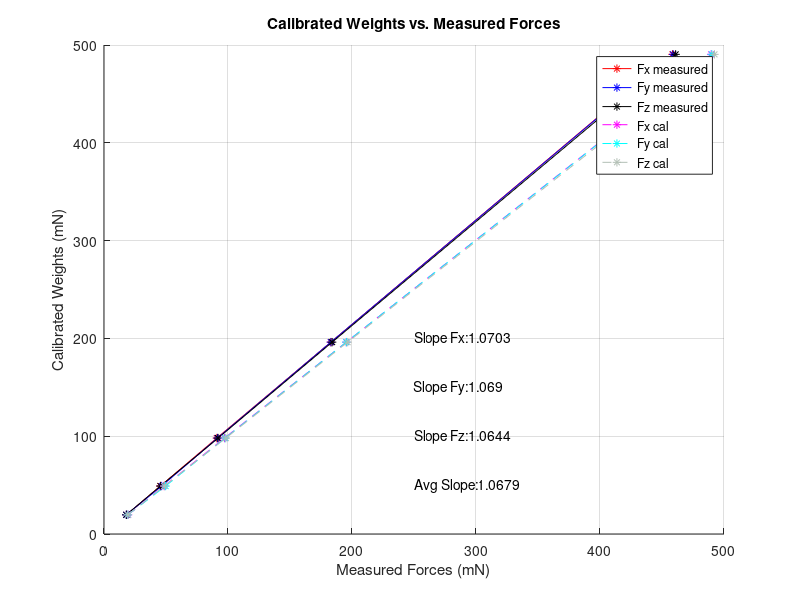

Source code (MATLAB):
% Determine Calibration Curve
% 9/3/19
clear all; close all; clc;

masses = [2,5,10,20,50]*10^-3; %[kg]
weights = 9.809*masses; % [N]
weights = weights*10^3; % [mN]
Fx = [18.2,45.5,91,183,458.5]; %[mN]
Fy = [18.0,46.5,91.5,183,459]; %[mN]
Fz = [18.0,45.5,92.0,184,461]; %[mN]

figure(1); grid on; hold on;
xlabel('Measured Forces (mN)');
ylabel('Calibrated Weights (mN)');
title('Calibrated Weights vs. Measured Forces');
plot(Fx,weights,'r*-','LineWidth',0.1);
plot(Fy,weights,'b*-','LineWidth',0.1);
plot(Fz,weights,'k*-','LineWidth',0.1);

Ax = Fx'\weights';
Ay = Fy'\weights';
Az = Fz'\weights';

% Mean slope
avgSlope = mean([Ax,Ay,Az]);

text(250,200,strcat('Slope Fx: ',' ',num2str(Ax)));
text(250,150,strcat('Slope Fy: ',' ',num2str(Ay)));
text(250,100,strcat('Slope Fz: ',' ',num2str(Az)));
text(250,50,strcat('Avg Slope:',' ',num2str(avgSlope)));

% Now let's plot the scaled curves
plot(Fx*avgSlope,weights,'m*--','LineWidth',0.1);
plot(Fy*avgSlope,weights,'c*--','LineWidth',0.1);
plot(Fz*avgSlope,weights,'Color',[0.7,0.75,0.71],'LineStyle','--','Marker','*','LineWidth',0.1);

legend('Fx measured','Fy measured','Fz measured', 'Fx cal', 'Fy cal','Fz cal');

